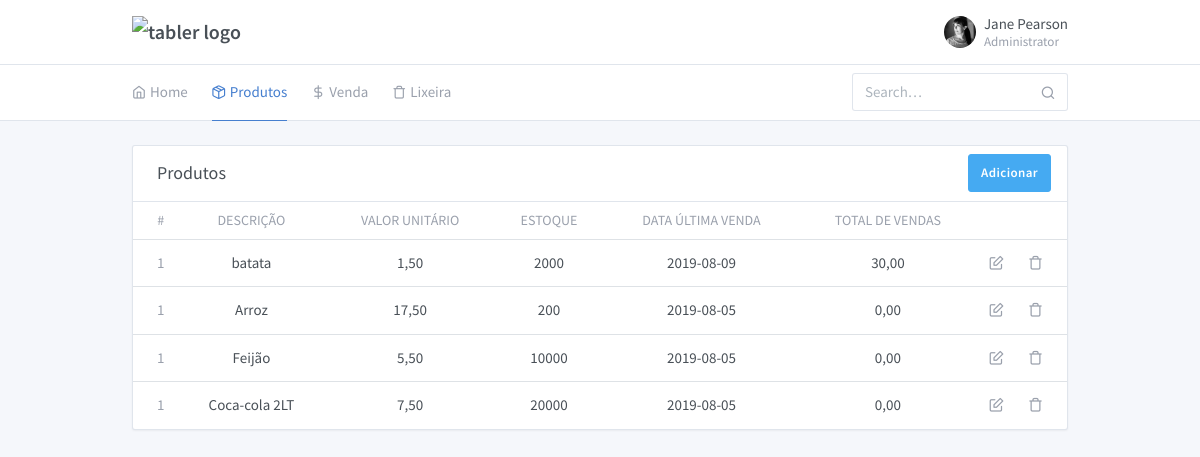
Page /Products on the committed database.
### tables this page shows
CREATE TABLE `products` (
  `id` int(12) NOT NULL,
  `description` varchar(120) NOT NULL,
  `unitary_value` float NOT NULL,
  `stock` int(100) NOT NULL,
  `last_sale` date DEFAULT NULL,
  `code` varchar(120) DEFAULT NULL,
  `total_sale` float DEFAULT NULL,
  `excluded` int(1) NOT NULL DEFAULT 0
);

### Core/Controller.php (called while the page is built, shortened)
<?php
class Controller
{
    public function loadTemplate($viewName, $viewData = array())
    {
        include "Views/template.php";
    }
    public function loadViewInTemplate($viewName, $viewData = array())
    {
        extract($viewData);
        include "Views/" . $viewName . ".php";
    }
}

### Controllers/ProductsController.php (called while the page is built, shortened)
<?php
class ProductsController extends Controller
{
    public function index()
    {
        $array = array();
        $products = new Products();
        $array['all'] = $products->getAll("0");
        $this->loadTemplate("products", $array);
    }
}

### Core/Core.php (called while the page is built, shortened)
<?php
class Core
{
    public function run()
    {
        $url = '/' . (isset($_GET['url']) ? $_GET['url'] : '');
        $params = array();
        if (!empty($url) && $url != '/') {
            $url = explode('/', $url);
            array_shift($url);
            array_shift($url);
            if (isset($url[0]) && !empty($url[0])) {
                $currentAction = $url[0];
                array_shift($url);
            } else {
                $currentAction = 'index';
            }
        } else {
            $currentController = 'HomeController';
            $currentAction = 'index';
        }
        $c = new $newController();
        call_user_func_array(array($c, $currentAction), $params);
    }
}

### index.php (called while the page is built, shortened)
<?php
$core = new Core\Core();
$core->run();

### Core/Model.php (called while the page is built, shortened)
<?php
class Model
{
    public function __construct()
    {
        global $db;
        $this->db = $db;
    }
}

### Models/Products.php (called while the page is built, shortened)
<?php
class Products extends Model
{
    public function getAll($excluded = 0)
    {
        $array = array();
        $sql = "SELECT * FROM products WHERE excluded = :excluded";
        $sql = $this->db->prepare($sql);
        $sql->bindValue(":excluded", $excluded);
        $sql->execute();
        if ($sql->rowCount() > 0) {
            $array = $sql->fetchAll();
        }
        return $array;
    }
}

### Views/products.php (the view, shortened to what this page needs)
<div class="container">
    <div class="row row-cards row-deck">
        <div class="col-12">
            <div class="card">
                <div class="card-header">
                    <h3 class="card-title">Produtos</h3>
                    <div class="card-options">
                        <a href="<?php echo BASE_URL; ?>products/product_add" class="btn btn-azure">Adicionar</a>
                    </div>
                </div>
                <div class="table-responsive">
                    <table class="table card-table table-center text-nowrap">
                        <thead>
                            <tr>
                                <th class="w-1">#</th>
                                <th>Descrição</th>
                                <th>Valor unitário</th>
                                <th>Estoque</th>
                                <th>Data última venda</th>
                                <th>Total de vendas</th>
                                <th class="w-1"></th>
                                <th class="w-1"></th>
                            </tr>
                        </thead>
                        <tbody>
                            <?php foreach ($viewData['all'] as $all) : ?>
                                <tr>
                                    <td><span class="text-muted">1</span></td>
                                    <td><?php echo $all["description"]; ?></td>
                                    <td>
                                        <?php echo number_format($all["unitary_value"], 2, ",", "."); ?>
                                    </td>
                                    <td>
                                        <?php echo $all["stock"]; ?>
                                    </td>
                                    <td>
                                        <?php echo  $all["last_sale"]; ?>
                                    </td>
                                    <td>
                                        <?php echo number_format($all["total_sale"], 2, ",", "."); ?>
                                    </td>
                                    <td>
                                        <a class="icon" href="<?php echo BASE_URL; ?>products/edit/<?php echo $all["id"]; ?>">
                                            <i class="fe fe-edit"></i>
                                        </a>
                                    </td>
                                    <td>
                                        <a class="icon" href="<?php echo BASE_URL; ?>products/excluded/<?php echo $all["id"]; ?>/1">
                                            <i class=" fe fe-trash"></i>
                                        </a>
                                    </td>
                                </tr>
                            <?php endforeach; ?>
                        </tbody>
                    </table>
                </div>
            </div>
        </div>
    </div>
</div>

### Views/template.php (shortened to what this page needs)
<!doctype html>
<html lang="en" dir="ltr">
<head>
    <link rel="stylesheet" href="https://maxcdn.bootstrapcdn.com/font-awesome/4.7.0/css/font-awesome.min.css">
    <link href="<?php echo BASE_URL; ?>/assets/css/dashboard.css" rel="stylesheet" />
    <link href="<?php echo BASE_URL; ?>/assets/plugins/charts-c3/plugin.css" rel="stylesheet" />
    <link href="<?php echo BASE_URL; ?>/assets/plugins/maps-google/plugin.css" rel="stylesheet" />
</head>
<body>
    <div class="page">
        <div class="page-main">
            <div class="header py-4">
                <div class="container">
                    <div class="d-flex">
                        <a class="header-brand" href="<?php echo BASE_URL; ?>/index.html">
                            <img src="<?php echo BASE_URL; ?>/demo/brand/tabler.svg" class="header-brand-img" alt="tabler logo">
                        </a>
                        <div class="d-flex order-lg-2 ml-auto">
                            <div>
                                <a href="#" class="nav-link pr-0 leading-none" data-toggle="dropdown">
                                    <span class="avatar" style="background-image: url(./demo/faces/female/25.jpg)"></span>
                                    <span class="ml-2 d-none d-lg-block">
                                        <span class="text-default">Jane Pearson</span>
                                        <small class="text-muted d-block mt-1">Administrator</small>
                                    </span>
                                </a>
                            </div>
                        </div>
                    </div>
                </div>
            </div>
            <div class="header collapse d-lg-flex p-0" id="headerMenuCollapse">
                <div class="container">
                    <div class="row align-items-center">
                        <div class="col-lg-3 ml-auto">
                            <form class="input-icon my-3 my-lg-0">
                                <input type="search" class="form-control header-search" placeholder="Search&hellip;" tabindex="1">
                                <div class="input-icon-addon">
                                </div>
                            </form>
                        </div>
                        <div class="col-lg order-lg-first">
                            <ul class="nav nav-tabs border-0 flex-column flex-lg-row">
                                <li class="nav-item">
                                    <a href="<?php echo BASE_URL; ?>" class="nav-link <?php echo ($viewName == "home") ? "active" : ""; ?>"><i class="fe fe-home"></i> Home</a>
                                </li>
                                <li class="nav-item">
                                    <a href="<?php echo BASE_URL; ?>Products" class="nav-link <?php echo ($viewName == "products") ? "active" : ""; ?>"><i class="fe fe-package"></i> Produtos</a>
                                </li>
                                <li class="nav-item">
                                    <a href="<?php echo BASE_URL; ?>Sales" class="nav-link <?php echo ($viewName == "sales") ? "active" : ""; ?>"><i class="fe fe-dollar-sign"></i> Venda</a>
                                </li>
                                <li class="nav-item">
                                    <a href="<?php echo BASE_URL; ?>Products/list_excluded" class="nav-link <?php echo ($viewName == "products_excluded") ? "active" : ""; ?>"><i class="fe fe-trash"></i> Lixeira</a>
                                </li>
                            </ul>
                        </div>
                    </div>
                </div>
            </div>
            <div class="my-3 my-md-5">
                <?php $this->loadViewInTemplate($viewName, $viewData); ?>
            </div>
</body>
</html>

### rows in the picture
products: description "batata", unitary_value "1,50", stock "2000", last_sale "2019-08-09", total_sale "30,00"
products: description "Arroz", unitary_value "17,50", stock "200", last_sale "2019-08-05", total_sale "0,00"
products: description "Feijão", unitary_value "5,50", stock "10000", last_sale "2019-08-05", total_sale "0,00"
products: description "Coca-cola 2LT", unitary_value "7,50", stock "20000", last_sale "2019-08-05", total_sale "0,00"
